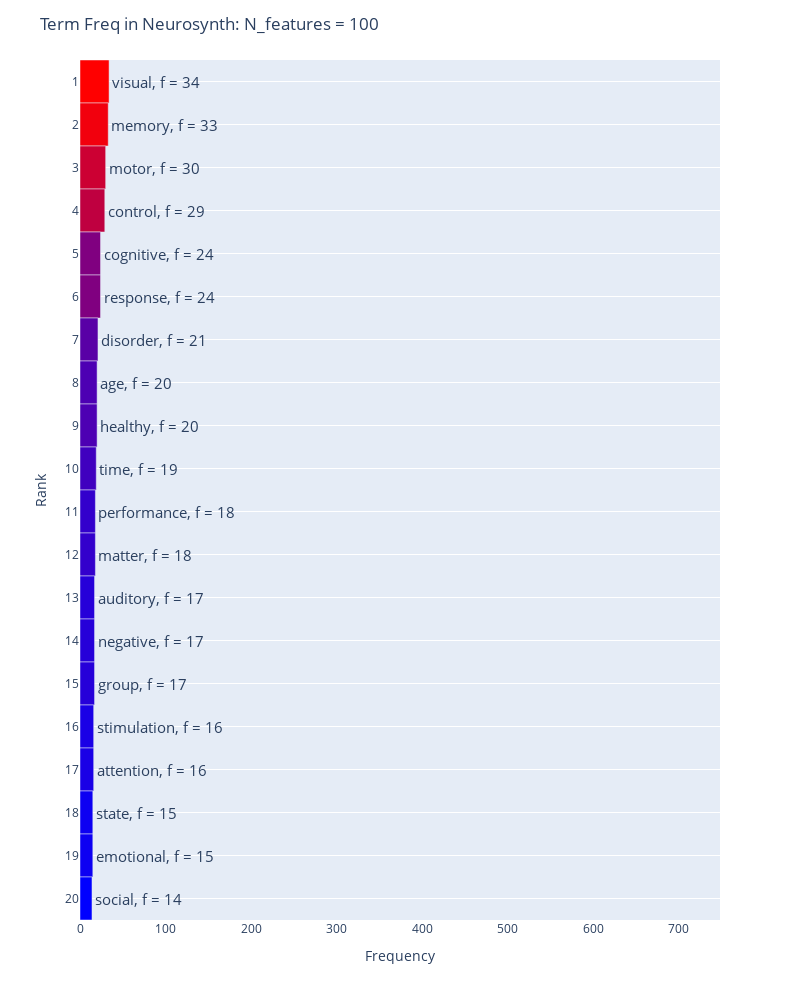
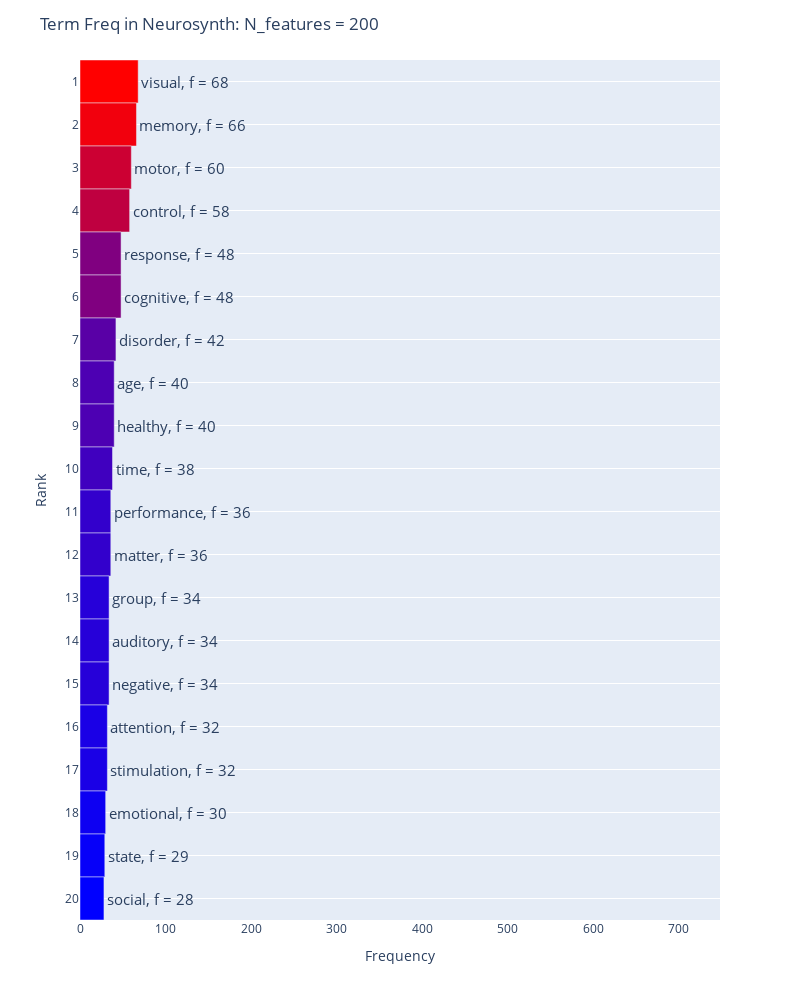
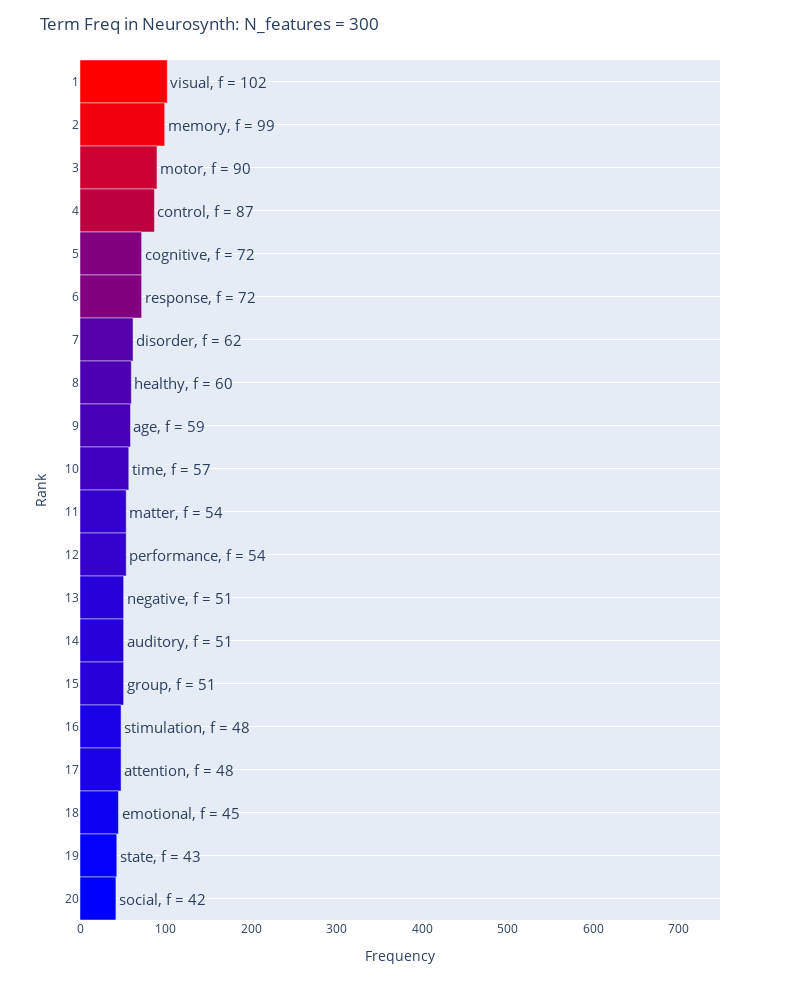
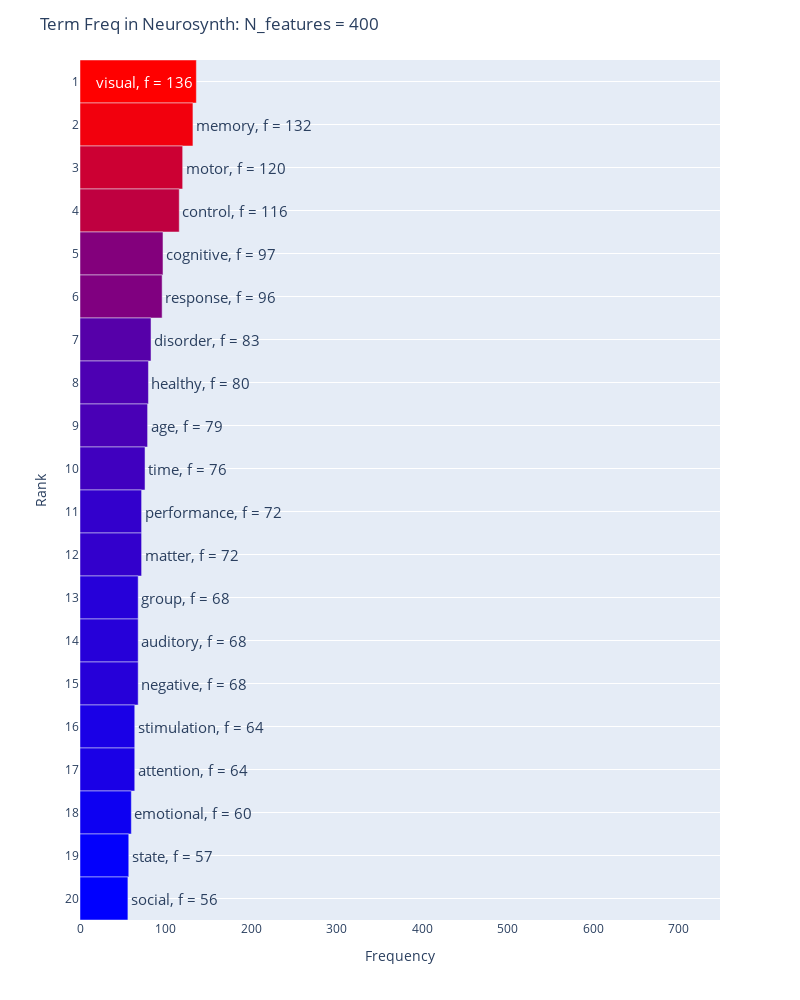

Notebook code cell kept with these figures, in order:
### Code cell
import plotly.express as px
from plotly_gif import GIF, two_d_time_series

for n in n_features:
    df = term_freq_df
    df = df[df["N Features"] == int(n)]
    unique_ranks = df['Rank'].unique()
    fig = px.bar(df, x='frequency', y='Rank',
                    color='frequency', text='label',
                    range_x=[0,term_freq_df["frequency"].max()],
                    orientation='h', width=800, height=1000,
                    color_continuous_scale='Bluered')
    fig.update_xaxes(title='Frequency', visible=True)
    fig.update_yaxes(autorange='reversed', title='Rank',
                    visible=True, showticklabels=True, tickmode='array', tickvals=unique_ranks)
    fig.update_layout(xaxis=dict(showgrid=False),
                    yaxis=dict(showgrid=True),
                    title=f'Term Freq in Neurosynth: N_features = {n}', showlegend=False)
    fig.update_traces(textfont=dict(
            size=15), width = 1)
    fig.update_coloraxes(showscale=False)

    # remove color legend
    #fig.add_vline(x=best_acc)
    #fig.update_traces(textposition='middle left')
    fig.show()
    fig.write_image(f"../../figures/term_analysis/term_freq_{n}_features.png")

#fig.write_html("model_rank_1grad_disp.html")

### Figure 1 — Plotly figure (JSON) as saved in the notebook; plotly's stock layout.template omitted (floating-point values rounded to 4 significant figures)
{"data": [{"alignmentgroup": "True", "hovertemplate": "frequency=%{marker.color}<br>Rank=%{y}<br>label=%{text}<extra></extra>", "legendgroup": "", "marker": {"color": [34, 33, 30, 29, 24, 24, 21, 20, 20, 19, 18, 18, 17, 17, 17, 16, 16, 15, 15, 14], "coloraxis": "coloraxis", "pattern": {"shape": ""}}, "name": "", "offsetgroup": "", "orientation": "h", "showlegend": false, "text": ["visual, f = 34", "memory, f = 33", "motor, f = 30", "control, f = 29", "cognitive, f = 24", "response, f = 24", "disorder, f = 21", "age, f = 20", "healthy, f = 20", "time, f = 19", "performance, f = 18", "matter, f = 18", "auditory, f = 17", "negative, f = 17", "group, f = 17", "stimulation, f = 16", "attention, f = 16", "state, f = 15", "emotional, f = 15", "social, f = 14"], "textfont": {"size": 15}, "textposition": "auto", "type": "bar", "width": 1, "x": [34, 33, 30, 29, 24, 24, 21, 20, 20, 19, 18, 18, 17, 17, 17, 16, 16, 15, 15, 14], "xaxis": "x", "y": [1, 2, 3, 4, 5, 6, 7, 8, 9, 10, 11, 12, 13, 14, 15, 16, 17, 18, 19, 20], "yaxis": "y"}], "layout": {"barmode": "relative", "coloraxis": {"colorbar": {"title": {"text": "frequency"}}, "colorscale": [[0, "rgb(0,0,255)"], [1, "rgb(255,0,0)"]], "showscale": false}, "height": 1000, "legend": {"tracegroupgap": 0}, "margin": {"t": 60}, "showlegend": false, "title": {"text": "Term Freq in Neurosynth: N_features = 100"}, "width": 800, "xaxis": {"anchor": "y", "domain": [0, 1], "range": [0, 748], "showgrid": false, "title": {"text": "Frequency"}, "visible": true}, "yaxis": {"anchor": "x", "autorange": "reversed", "domain": [0, 1], "showgrid": true, "showticklabels": true, "tickmode": "array", "tickvals": [1, 2, 3, 4, 5, 6, 7, 8, 9, 10, 11, 12, 13, 14, 15, 16, 17, 18, 19, 20], "title": {"text": "Rank"}, "visible": true}}}

### Figure 2 — Plotly figure (JSON) as saved in the notebook; plotly's stock layout.template omitted (floating-point values rounded to 4 significant figures)
{"data": [{"alignmentgroup": "True", "hovertemplate": "frequency=%{marker.color}<br>Rank=%{y}<br>label=%{text}<extra></extra>", "legendgroup": "", "marker": {"color": [68, 66, 60, 58, 48, 48, 42, 40, 40, 38, 36, 36, 34, 34, 34, 32, 32, 30, 29, 28], "coloraxis": "coloraxis", "pattern": {"shape": ""}}, "name": "", "offsetgroup": "", "orientation": "h", "showlegend": false, "text": ["visual, f = 68", "memory, f = 66", "motor, f = 60", "control, f = 58", "response, f = 48", "cognitive, f = 48", "disorder, f = 42", "age, f = 40", "healthy, f = 40", "time, f = 38", "performance, f = 36", "matter, f = 36", "group, f = 34", "auditory, f = 34", "negative, f = 34", "attention, f = 32", "stimulation, f = 32", "emotional, f = 30", "state, f = 29", "social, f = 28"], "textfont": {"size": 15}, "textposition": "auto", "type": "bar", "width": 1, "x": [68, 66, 60, 58, 48, 48, 42, 40, 40, 38, 36, 36, 34, 34, 34, 32, 32, 30, 29, 28], "xaxis": "x", "y": [1, 2, 3, 4, 5, 6, 7, 8, 9, 10, 11, 12, 13, 14, 15, 16, 17, 18, 19, 20], "yaxis": "y"}], "layout": {"barmode": "relative", "coloraxis": {"colorbar": {"title": {"text": "frequency"}}, "colorscale": [[0, "rgb(0,0,255)"], [1, "rgb(255,0,0)"]], "showscale": false}, "height": 1000, "legend": {"tracegroupgap": 0}, "margin": {"t": 60}, "showlegend": false, "title": {"text": "Term Freq in Neurosynth: N_features = 200"}, "width": 800, "xaxis": {"anchor": "y", "domain": [0, 1], "range": [0, 748], "showgrid": false, "title": {"text": "Frequency"}, "visible": true}, "yaxis": {"anchor": "x", "autorange": "reversed", "domain": [0, 1], "showgrid": true, "showticklabels": true, "tickmode": "array", "tickvals": [1, 2, 3, 4, 5, 6, 7, 8, 9, 10, 11, 12, 13, 14, 15, 16, 17, 18, 19, 20], "title": {"text": "Rank"}, "visible": true}}}

### Figure 3 — Plotly figure (JSON) as saved in the notebook; plotly's stock layout.template omitted (floating-point values rounded to 4 significant figures)
{"data": [{"alignmentgroup": "True", "hovertemplate": "frequency=%{marker.color}<br>Rank=%{y}<br>label=%{text}<extra></extra>", "legendgroup": "", "marker": {"color": [102, 99, 90, 87, 72, 72, 62, 60, 59, 57, 54, 54, 51, 51, 51, 48, 48, 45, 43, 42], "coloraxis": "coloraxis", "pattern": {"shape": ""}}, "name": "", "offsetgroup": "", "orientation": "h", "showlegend": false, "text": ["visual, f = 102", "memory, f = 99", "motor, f = 90", "control, f = 87", "cognitive, f = 72", "response, f = 72", "disorder, f = 62", "healthy, f = 60", "age, f = 59", "time, f = 57", "matter, f = 54", "performance, f = 54", "negative, f = 51", "auditory, f = 51", "group, f = 51", "stimulation, f = 48", "attention, f = 48", "emotional, f = 45", "state, f = 43", "social, f = 42"], "textfont": {"size": 15}, "textposition": "auto", "type": "bar", "width": 1, "x": [102, 99, 90, 87, 72, 72, 62, 60, 59, 57, 54, 54, 51, 51, 51, 48, 48, 45, 43, 42], "xaxis": "x", "y": [1, 2, 3, 4, 5, 6, 7, 8, 9, 10, 11, 12, 13, 14, 15, 16, 17, 18, 19, 20], "yaxis": "y"}], "layout": {"barmode": "relative", "coloraxis": {"colorbar": {"title": {"text": "frequency"}}, "colorscale": [[0, "rgb(0,0,255)"], [1, "rgb(255,0,0)"]], "showscale": false}, "height": 1000, "legend": {"tracegroupgap": 0}, "margin": {"t": 60}, "showlegend": false, "title": {"text": "Term Freq in Neurosynth: N_features = 300"}, "width": 800, "xaxis": {"anchor": "y", "domain": [0, 1], "range": [0, 748], "showgrid": false, "title": {"text": "Frequency"}, "visible": true}, "yaxis": {"anchor": "x", "autorange": "reversed", "domain": [0, 1], "showgrid": true, "showticklabels": true, "tickmode": "array", "tickvals": [1, 2, 3, 4, 5, 6, 7, 8, 9, 10, 11, 12, 13, 14, 15, 16, 17, 18, 19, 20], "title": {"text": "Rank"}, "visible": true}}}

### Figure 4 — Plotly figure (JSON) as saved in the notebook; plotly's stock layout.template omitted (floating-point values rounded to 4 significant figures)
{"data": [{"alignmentgroup": "True", "hovertemplate": "frequency=%{marker.color}<br>Rank=%{y}<br>label=%{text}<extra></extra>", "legendgroup": "", "marker": {"color": [136, 132, 120, 116, 97, 96, 83, 80, 79, 76, 72, 72, 68, 68, 68, 64, 64, 60, 57, 56], "coloraxis": "coloraxis", "pattern": {"shape": ""}}, "name": "", "offsetgroup": "", "orientation": "h", "showlegend": false, "text": ["visual, f = 136", "memory, f = 132", "motor, f = 120", "control, f = 116", "cognitive, f = 97", "response, f = 96", "disorder, f = 83", "healthy, f = 80", "age, f = 79", "time, f = 76", "performance, f = 72", "matter, f = 72", "group, f = 68", "auditory, f = 68", "negative, f = 68", "stimulation, f = 64", "attention, f = 64", "emotional, f = 60", "state, f = 57", "social, f = 56"], "textfont": {"size": 15}, "textposition": "auto", "type": "bar", "width": 1, "x": [136, 132, 120, 116, 97, 96, 83, 80, 79, 76, 72, 72, 68, 68, 68, 64, 64, 60, 57, 56], "xaxis": "x", "y": [1, 2, 3, 4, 5, 6, 7, 8, 9, 10, 11, 12, 13, 14, 15, 16, 17, 18, 19, 20], "yaxis": "y"}], "layout": {"barmode": "relative", "coloraxis": {"colorbar": {"title": {"text": "frequency"}}, "colorscale": [[0, "rgb(0,0,255)"], [1, "rgb(255,0,0)"]], "showscale": false}, "height": 1000, "legend": {"tracegroupgap": 0}, "margin": {"t": 60}, "showlegend": false, "title": {"text": "Term Freq in Neurosynth: N_features = 400"}, "width": 800, "xaxis": {"anchor": "y", "domain": [0, 1], "range": [0, 748], "showgrid": false, "title": {"text": "Frequency"}, "visible": true}, "yaxis": {"anchor": "x", "autorange": "reversed", "domain": [0, 1], "showgrid": true, "showticklabels": true, "tickmode": "array", "tickvals": [1, 2, 3, 4, 5, 6, 7, 8, 9, 10, 11, 12, 13, 14, 15, 16, 17, 18, 19, 20], "title": {"text": "Rank"}, "visible": true}}}
